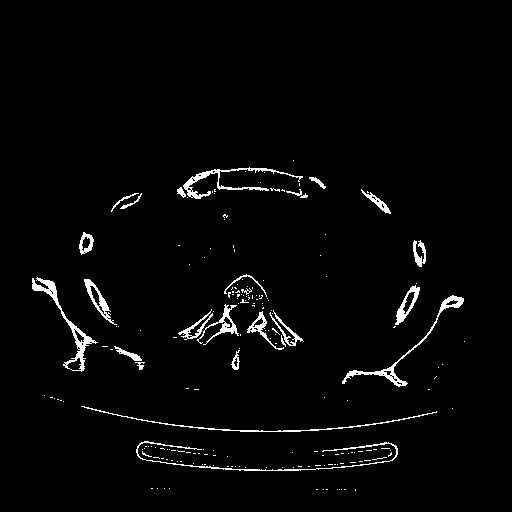
#> input picture dicom_images/20130211/027.png, 512 x 512 px, found by its file name
$ python compare_2.py ../../masked_dicom_images/077.png ../../bone_mask/patient6/20121102/078.png   (older library calls are emulated)
#> lines starting #> are read from the running program, lines starting #| are printed output that depends on the picture; after the words box and inside, x2 and y2 are one past the last pixel; in counts of white or black regions, pixels touching at a corner belong together
### tpuctanalysis-segmentation-and-classification-d1c0df68cbfc/image_processing/rotation.py
import numpy as np
from PIL import Image
import scipy.misc
from skimage import transform

image_path="/Users/sachin/Desktop/CT_Project/bone_mask_after_median_filter/patient1/20130124/027.png"
folder_path_to_save="/Users/sachin/Desktop/CT_Project/rotated_image/027.png"


x_sum=0
y_sum=0
count=0

def rotate(image_path,angle):
#> called with angle = 10
	image=Image.open(image_path).convert('L')
#> image is the input picture: PIL image 512x512 L; 2.5% white; 192 white regions (166 under 20 px), largest, box (x1, y1, x2, y2) and area: (32, 277, 98, 372) 788, (342, 295, 464, 387) 693, (183, 167, 303, 199) 652
	image_array=scipy.misc.fromimage(image)
	x_sum=0
	y_sum=0
	count=0
	for i in range(image_array.shape[0]):
		for ii in range(image_array.shape[1]):
			if image_array[i][ii]==255:
				x_sum+=i
				y_sum+=ii
				count+=1
#> after the loop, count = 6650; x_sum = 2136078; y_sum = 1611008

	x_center=x_sum/count
#> x_center = 321.2
	y_center=y_sum/count
#> y_center = 242.3

	rotated_image=transform.rotate(image_array,angle,center=(x_center,y_center))
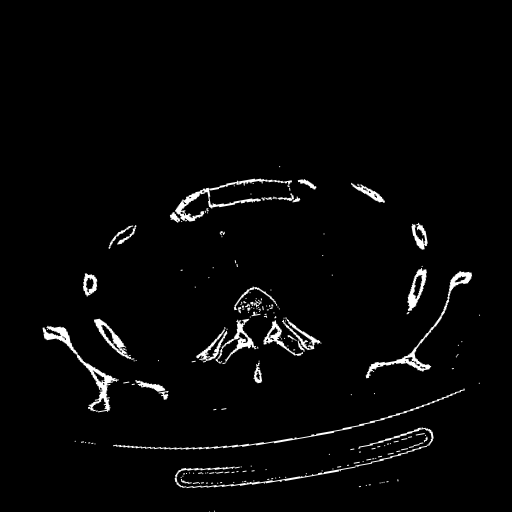
#> rotated_image: shape (512, 512) float64; min 0, max 1, mean 0.0254
	rotated_image=scipy.misc.toimage(rotated_image)
#> rotated_image: PIL image 512x512 L
	return rotated_image

def translate(image_path,x_shift,y_shift):
#> called with x_shift = 0, y_shift = 50
	image=Image.open(image_path).convert('L')
	image_array=scipy.misc.fromimage(image)
	image=image.transform(image.size,Image.AFFINE,(1,0,x_shift,0,1,y_shift))
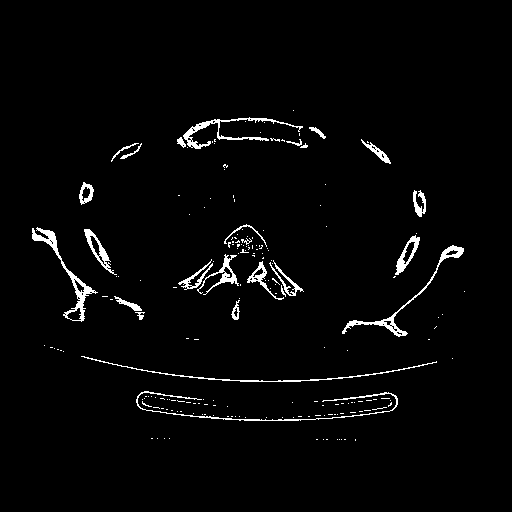
#> image: PIL image 512x512 L; 2.5% white; 192 white regions (166 under 20 px), largest, box (x1, y1, x2, y2) and area: (32, 227, 98, 322) 788, (342, 245, 464, 337) 693, (183, 117, 303, 149) 652
	return image

rotated_image=rotate(image_path,10)
rotated_image=translate(image_path,0,50)
rotated_image.save(folder_path_to_save)


### tpuctanalysis-segmentation-and-classification-d1c0df68cbfc/image_processing/compare_2.py
import numpy as np
from PIL import Image
import scipy.misc
import os
import sys
import logging

from rotation import translate,rotate


def compare_images(image_path1,image_path2):
	"""Compares two images pixel-by-pixel
		:image_path1:Path to the first image
		:image_path2:Path to the second image
		:return: Number of different pixels
				in two images
	"""
	#read image1 and image2 and convert them to grayscale
	image1=Image.open(image_path1).convert('L')
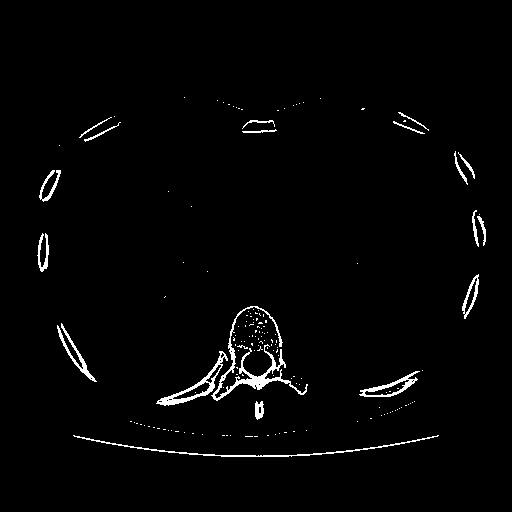
#> input picture masked_dicom_images/077.png, 512 x 512 px, found by its file name
#> image1 is the input picture: PIL image 512x512 L; 1.9% white in thin lines or dots, all inside (x1, y1, x2, y2) = (37, 97, 486, 457)
	image2=Image.open(image_path2).convert('L')
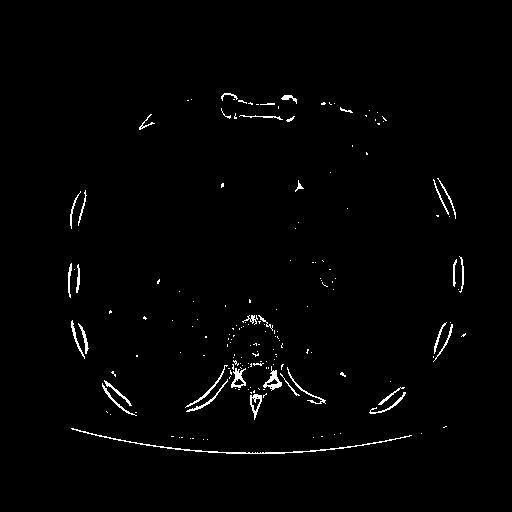
#> input picture bone_mask/patient6/20121102/078.png, 512 x 512 px, found by its file name
#> image2 is the input picture: PIL image 512x512 L; 1.3% white in thin lines or dots, all inside (x1, y1, x2, y2) = (68, 93, 466, 454)

	#convert images to array
	image1_array=scipy.misc.fromimage(image1)
	image2_array=scipy.misc.fromimage(image2)

	L=0
	#Calculate number of different pixels
	#divide by 255 because images are binary
	#containing two values 0 and 255
	neg_image=np.zeros(image1_array.shape)
	for i in range(image1_array.shape[0]):
		for ii in range(image1_array.shape[1]):
			neg_image[i][ii]=abs(int(image1_array[i][ii])-int(image2_array[i][ii]))
			L=L+neg_image[i][ii]/255
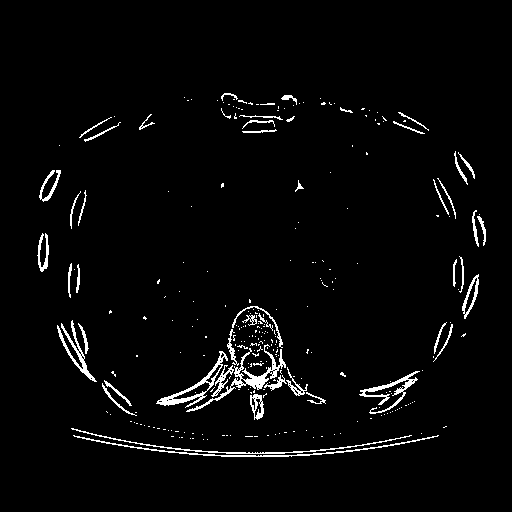
#> neg_image: shape (512, 512) float64; 3.1% white in thin lines or dots, all inside (x1, y1, x2, y2) = (37, 93, 486, 457)
#> after the loop, L = 8000

	return neg_image, L

# [63 lines left out: function compare_after_transformation, not called in this run]


# [15 lines of commented-out code are left out]


image_path1="/Users/sachin/Desktop/CT_Project/paint_images/077.png"
image_path2="/Users/sachin/Desktop/CT_Project/paint_images/078.png"
align_path="/Users/sachin/Desktop/CT_Project/paint_images/aligned.jpg"

bef_align,M=compare_images(image_path1,image_path2)
#> M = 8000
af_align,N=compare_images(image_path1,align_path)
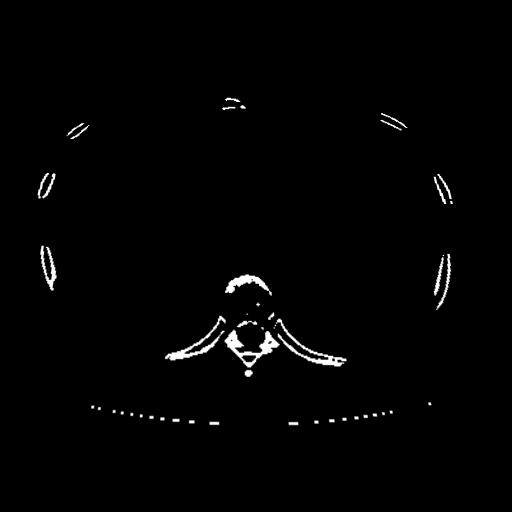
#> input picture tpuctanalysis-segmentation-and-classification-d1c0df68cbfc/image_processing/aligned.jpg, 512 x 512 px, found by its file name
#> after the loop in compare_images (call 2), `for i in range(image1_array.shape[0]):`: L = 7836.2
#> N = 7836.2

bef_align=scipy.misc.toimage(bef_align)
bef_align.save("bef_align.png")
af_align=scipy.misc.toimage(af_align)
af_align.save("af_align.png")
print("%d %d" %(M,N))
#| 8000 7836
